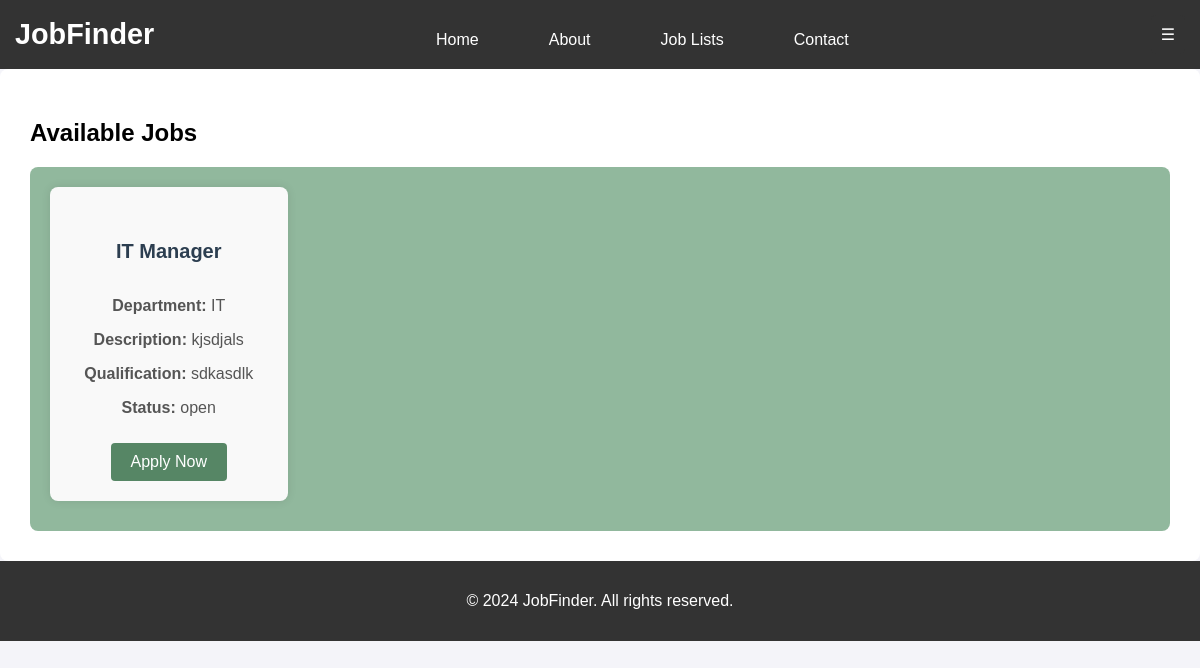
Before: /joblist_web/jobs.php with the older database file.
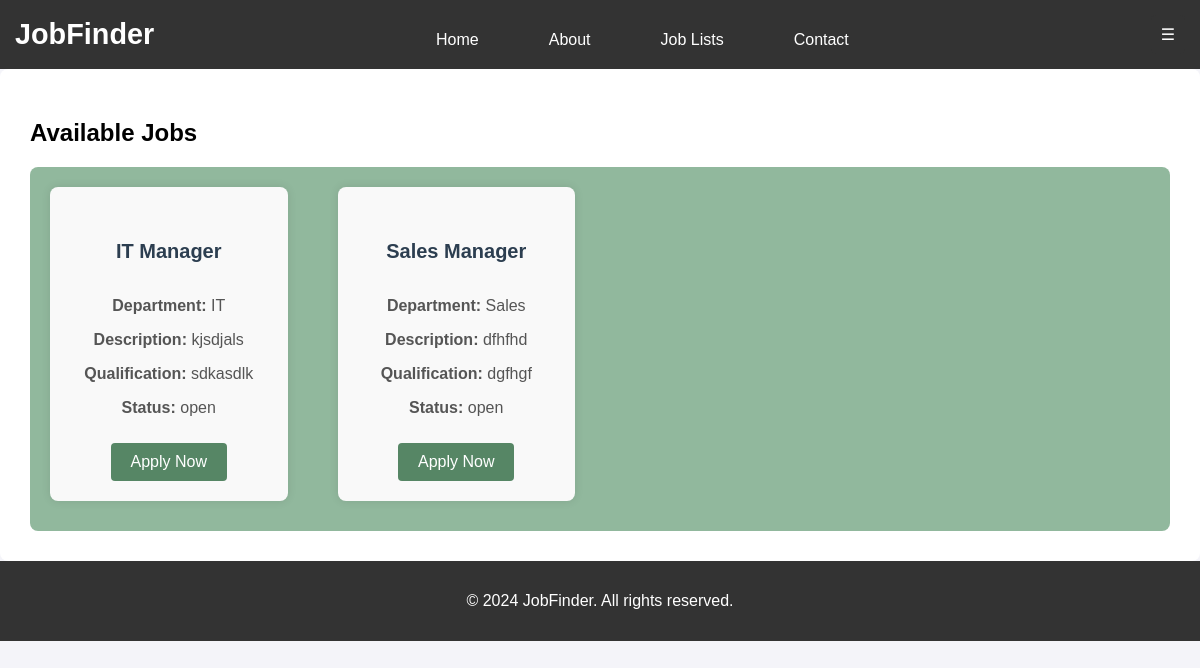
After: the same page with the newer database file.
### tables this page shows
CREATE TABLE `jobposting` (
  `JobID` int(11) NOT NULL,
  `PositionID` int(11) NOT NULL,
  `DepartmentID` int(11) NOT NULL,
  `JobDesc` text NOT NULL,
  `JobQual` text NOT NULL,
  `JobStatus` enum('open','closed') NOT NULL DEFAULT 'open'
);

CREATE TABLE `position` (
  `PositionID` int(11) NOT NULL,
  `Title` varchar(100) NOT NULL,
  `BaseSalary` decimal(10,2) NOT NULL,
  `DepartmentID` int(11) NOT NULL
);

CREATE TABLE `department` (
  `DepartmentID` int(11) NOT NULL,
  `Name` varchar(100) NOT NULL
);

### joblist_web/jobs.php (the view, shortened to what this page needs)
<?php
require_once '../config/config.php';
try {
    $stmt = $conn->query("
        SELECT
            jp.JobID,
            p.Title AS PositionTitle,
            d.Name AS Department,
            jp.JobDesc,
            jp.JobQual,
            jp.JobStatus
        FROM Jobposting jp
        JOIN Department d ON jp.DepartmentID = d.DepartmentID
        JOIN Position p ON jp.PositionID = p.PositionID
        WHERE jp.JobStatus = 'Open';
    ");
    $jobDetails = $stmt->fetchAll(PDO::FETCH_ASSOC);
} catch (PDOException $e) {
    echo "SQL Error: " . $e->getMessage();
    $jobDetails = [];
}
?>
<!DOCTYPE html>
<html lang="en">
<head>
    <link rel="stylesheet" href="styles.css">
</head>
<body>
    <header>
        <h1>JobFinder</h1>
        <ul class="nav-links">
            <li><a href="homeweb.php">Home</a></li>
            <li><a href="about.php">About</a></li>
            <li><a href="jobs.php" class="active">Job Lists</a></li>
            <li><a href="contact.php">Contact</a></li>
        </ul>
        <div class="dropdown">
            <button class="dropdown-toggle">☰</button>
        </div>
    </header>
    <main>
    <h2 class="text-center">Available Jobs</h2>
        <div class="job-list">
            <?php foreach ($jobDetails as $job): ?>
                <div class="job-item">
                    <h5><?= htmlspecialchars($job['PositionTitle']) ?></h5>
                    <p><strong>Department:</strong> <?= htmlspecialchars($job['Department']) ?></p>
                    <p><strong>Description:</strong> <?= htmlspecialchars($job['JobDesc']) ?></p>
                    <p><strong>Qualification:</strong> <?= htmlspecialchars($job['JobQual']) ?></p>
                    <p><strong>Status:</strong> <?= htmlspecialchars($job['JobStatus']) ?></p>
                    <a href="../admin_dashboard/application_form.php?JobID=<?= htmlspecialchars($job['JobID']) ?>" class="btn">Apply Now</a>
                </div>
            <?php endforeach; ?>
        </div>
    </main>
    <footer>
        <p>&copy; 2024 JobFinder. All rights reserved.</p>
    </footer>
</body>
</html>

Changed rows visible on the page:
added jobposting: PositionID.Title "Sales Manager", DepartmentID.Name "Sales", JobDesc "dfhfhd", JobQual "dgfhgf", JobStatus "open"
